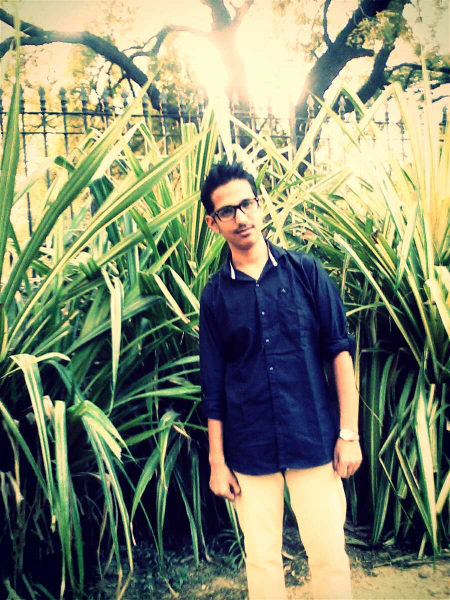
#> input picture a.png, 900 x 1200 px (shown at 1/2 size)
$ jupyter execute '4.2 - Take 2 image crop some part of both image and swap it. .ipynb'
#> lines starting #> are read from the running program, lines starting #| are printed output that depends on the picture; after the words box and inside, x2 and y2 are one past the last pixel; in counts of white or black regions, pixels touching at a corner belong together
[cell 1]
import numpy as np
import cv2

[cell 2]
n = cv2.imread("a.png")
#> n is the input picture: shape (1200, 900, 3); mean B, G, R 111.3, 135.4, 128.7
cv2.imshow("hi",n)
cv2.waitKey()
cv2.destroyAllWindows()

[cell 3]
nt = cv2.imread("b.png")
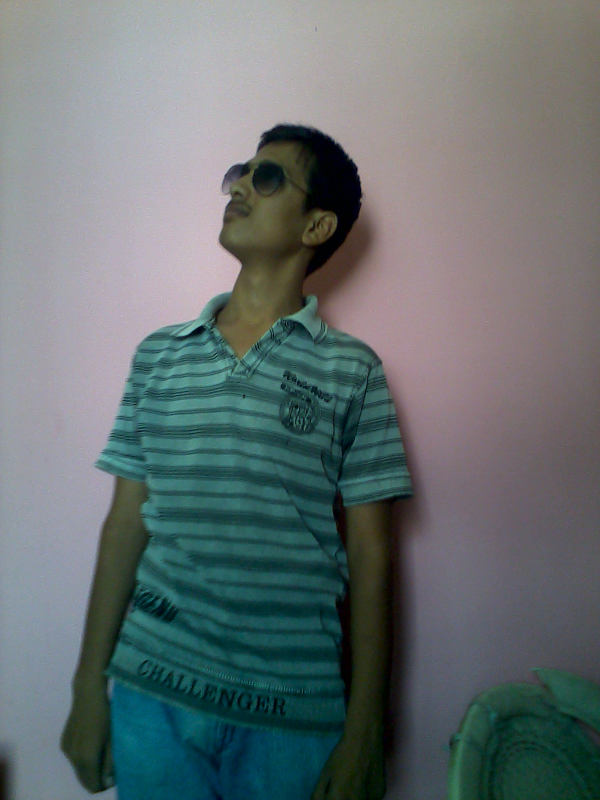
#> input picture b.png, 1200 x 1600 px (shown at 1/2 size)
#> nt is the input picture: shape (1600, 1200, 3); mean B, G, R 113.1, 112.3, 101.7
cv2.imshow("hi",nt)
cv2.waitKey()
cv2.destroyAllWindows()

[cell 4]
n_crop=n[300:450,200:300]
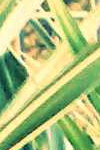
#> n_crop: shape (150, 100, 3); mean B, G, R 126.4, 193.7, 176.4
cv2.imwrite("n_crop.jpeg",n_crop)
#> Out = True

[cell 5]
nt_crop=nt[300:450,200:300]
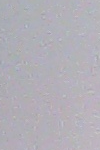
#> nt_crop: shape (150, 100, 3); mean B, G, R 183.7, 175.7, 178.4
cv2.imwrite("nt_crop.jpeg",nt_crop)
#> Out = True

[cell 6]
n_crop = cv2.imread("n_crop.jpeg")
nt[300:450,200:300]=n_crop
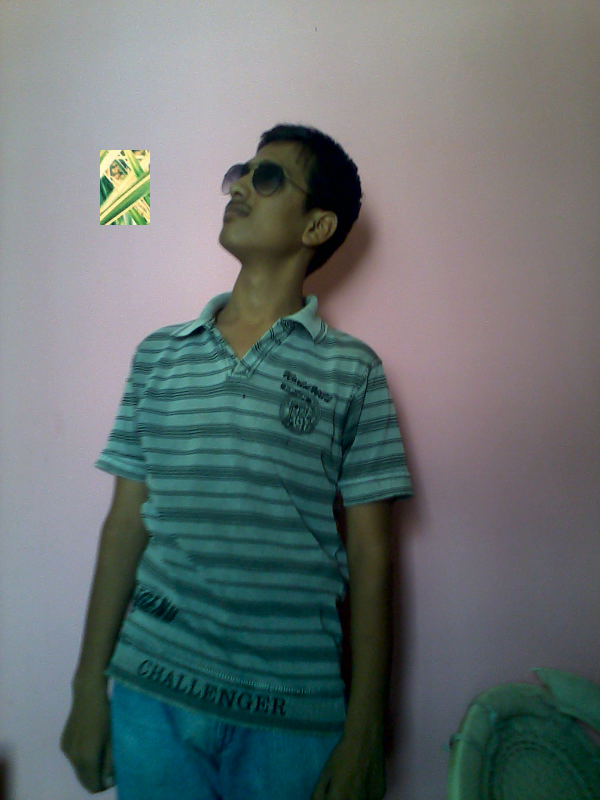
#> nt: shape (1600, 1200, 3) (shown at 1/2 size); 0.78% of pixels changed, all inside (x1, y1, x2, y2) = (200, 300, 300, 450)
cv2.imshow("Swap",nt)
cv2.waitKey()
cv2.destroyAllWindows()
